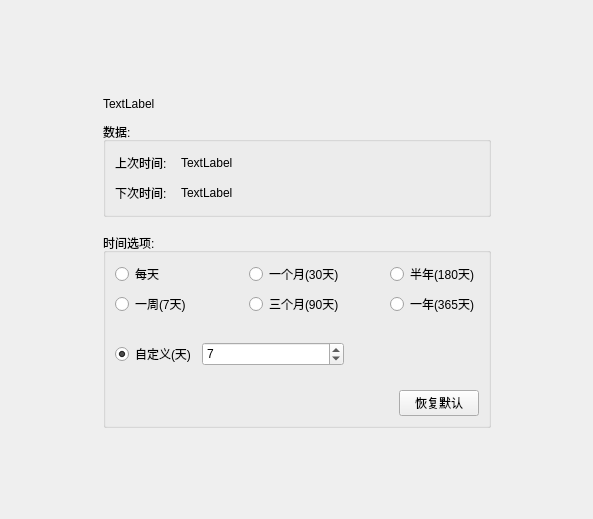
<?xml version="1.0" encoding="UTF-8"?>
<ui version="4.0">
 <class>SettingMaintenance</class>
 <widget class="QWidget" name="SettingMaintenance">
  <property name="geometry">
   <rect>
    <x>0</x>
    <y>0</y>
    <width>593</width>
    <height>519</height>
   </rect>
  </property>
  <property name="windowTitle">
   <string>Form</string>
  </property>
  <layout class="QGridLayout" name="gridLayout_5">
   <item row="0" column="1">
    <spacer name="verticalSpacer_2">
     <property name="orientation">
      <enum>Qt::Vertical</enum>
     </property>
     <property name="sizeHint" stdset="0">
      <size>
       <width>20</width>
       <height>65</height>
      </size>
     </property>
    </spacer>
   </item>
   <item row="1" column="0">
    <spacer name="horizontalSpacer_2">
     <property name="orientation">
      <enum>Qt::Horizontal</enum>
     </property>
     <property name="sizeHint" stdset="0">
      <size>
       <width>73</width>
       <height>20</height>
      </size>
     </property>
    </spacer>
   </item>
   <item row="1" column="1">
    <widget class="QWidget" name="widget" native="true">
     <layout class="QGridLayout" name="gridLayout_3">
      <item row="2" column="0">
       <spacer name="verticalSpacer_5">
        <property name="orientation">
         <enum>Qt::Vertical</enum>
        </property>
        <property name="sizeType">
         <enum>QSizePolicy::Fixed</enum>
        </property>
        <property name="sizeHint" stdset="0">
         <size>
          <width>20</width>
          <height>10</height>
         </size>
        </property>
       </spacer>
      </item>
      <item row="3" column="0">
       <widget class="QGroupBox" name="groupBox">
        <property name="title">
         <string>时间选项:</string>
        </property>
        <layout class="QGridLayout" name="gridLayout_2">
         <item row="0" column="0" colspan="2">
          <layout class="QGridLayout" name="gridLayout">
           <item row="0" column="1">
            <spacer name="horizontalSpacer_4">
             <property name="orientation">
              <enum>Qt::Horizontal</enum>
             </property>
             <property name="sizeHint" stdset="0">
              <size>
               <width>40</width>
               <height>20</height>
              </size>
             </property>
            </spacer>
           </item>
           <item row="0" column="0">
            <widget class="QRadioButton" name="radioButton_day">
             <property name="minimumSize">
              <size>
               <width>0</width>
               <height>24</height>
              </size>
             </property>
             <property name="text">
              <string>每天</string>
             </property>
            </widget>
           </item>
           <item row="0" column="3">
            <spacer name="horizontalSpacer_5">
             <property name="orientation">
              <enum>Qt::Horizontal</enum>
             </property>
             <property name="sizeHint" stdset="0">
              <size>
               <width>40</width>
               <height>20</height>
              </size>
             </property>
            </spacer>
           </item>
           <item row="1" column="2">
            <widget class="QRadioButton" name="radioButton_month3">
             <property name="minimumSize">
              <size>
               <width>0</width>
               <height>24</height>
              </size>
             </property>
             <property name="text">
              <string>三个月(90天)</string>
             </property>
            </widget>
           </item>
           <item row="1" column="4">
            <widget class="QRadioButton" name="radioButton_year">
             <property name="minimumSize">
              <size>
               <width>0</width>
               <height>24</height>
              </size>
             </property>
             <property name="text">
              <string>一年(365天)</string>
             </property>
            </widget>
           </item>
           <item row="0" column="2">
            <widget class="QRadioButton" name="radioButton_month">
             <property name="minimumSize">
              <size>
               <width>0</width>
               <height>24</height>
              </size>
             </property>
             <property name="text">
              <string>一个月(30天)</string>
             </property>
            </widget>
           </item>
           <item row="2" column="0">
            <spacer name="verticalSpacer_4">
             <property name="orientation">
              <enum>Qt::Vertical</enum>
             </property>
             <property name="sizeHint" stdset="0">
              <size>
               <width>20</width>
               <height>20</height>
              </size>
             </property>
            </spacer>
           </item>
           <item row="0" column="4">
            <widget class="QRadioButton" name="radioButton_month6">
             <property name="minimumSize">
              <size>
               <width>0</width>
               <height>24</height>
              </size>
             </property>
             <property name="text">
              <string>半年(180天)</string>
             </property>
            </widget>
           </item>
           <item row="1" column="0">
            <widget class="QRadioButton" name="radioButton_week">
             <property name="minimumSize">
              <size>
               <width>0</width>
               <height>24</height>
              </size>
             </property>
             <property name="text">
              <string>一周(7天)</string>
             </property>
            </widget>
           </item>
           <item row="3" column="0">
            <widget class="QRadioButton" name="radioButton_custom">
             <property name="minimumSize">
              <size>
               <width>0</width>
               <height>24</height>
              </size>
             </property>
             <property name="text">
              <string>自定义(天)</string>
             </property>
             <property name="checked">
              <bool>true</bool>
             </property>
            </widget>
           </item>
           <item row="3" column="1" colspan="2">
            <widget class="QSpinBox" name="spinBox_val">
             <property name="minimumSize">
              <size>
               <width>0</width>
               <height>24</height>
              </size>
             </property>
             <property name="minimum">
              <number>1</number>
             </property>
             <property name="maximum">
              <number>999</number>
             </property>
             <property name="value">
              <number>7</number>
             </property>
            </widget>
           </item>
          </layout>
         </item>
         <item row="1" column="1">
          <spacer name="verticalSpacer">
           <property name="orientation">
            <enum>Qt::Vertical</enum>
           </property>
           <property name="sizeHint" stdset="0">
            <size>
             <width>20</width>
             <height>18</height>
            </size>
           </property>
          </spacer>
         </item>
         <item row="2" column="0">
          <spacer name="horizontalSpacer">
           <property name="orientation">
            <enum>Qt::Horizontal</enum>
           </property>
           <property name="sizeHint" stdset="0">
            <size>
             <width>278</width>
             <height>20</height>
            </size>
           </property>
          </spacer>
         </item>
         <item row="2" column="1">
          <widget class="QPushButton" name="pushButton_default">
           <property name="minimumSize">
            <size>
             <width>0</width>
             <height>24</height>
            </size>
           </property>
           <property name="text">
            <string>恢复默认</string>
           </property>
          </widget>
         </item>
        </layout>
       </widget>
      </item>
      <item row="1" column="0">
       <widget class="QGroupBox" name="groupBox_2">
        <property name="title">
         <string>数据:</string>
        </property>
        <layout class="QGridLayout" name="gridLayout_4">
         <item row="0" column="0">
          <widget class="QLabel" name="label">
           <property name="sizePolicy">
            <sizepolicy hsizetype="Fixed" vsizetype="Preferred">
             <horstretch>0</horstretch>
             <verstretch>0</verstretch>
            </sizepolicy>
           </property>
           <property name="minimumSize">
            <size>
             <width>60</width>
             <height>24</height>
            </size>
           </property>
           <property name="text">
            <string>上次时间:</string>
           </property>
          </widget>
         </item>
         <item row="0" column="1">
          <widget class="QLabel" name="label_last">
           <property name="minimumSize">
            <size>
             <width>60</width>
             <height>24</height>
            </size>
           </property>
           <property name="text">
            <string>TextLabel</string>
           </property>
          </widget>
         </item>
         <item row="1" column="0">
          <widget class="QLabel" name="label_2">
           <property name="sizePolicy">
            <sizepolicy hsizetype="Fixed" vsizetype="Preferred">
             <horstretch>0</horstretch>
             <verstretch>0</verstretch>
            </sizepolicy>
           </property>
           <property name="minimumSize">
            <size>
             <width>60</width>
             <height>24</height>
            </size>
           </property>
           <property name="text">
            <string>下次时间:</string>
           </property>
          </widget>
         </item>
         <item row="1" column="1">
          <widget class="QLabel" name="label_next">
           <property name="minimumSize">
            <size>
             <width>60</width>
             <height>24</height>
            </size>
           </property>
           <property name="text">
            <string>TextLabel</string>
           </property>
          </widget>
         </item>
        </layout>
       </widget>
      </item>
      <item row="0" column="0">
       <widget class="QLabel" name="label_title">
        <property name="minimumSize">
         <size>
          <width>0</width>
          <height>24</height>
         </size>
        </property>
        <property name="text">
         <string>TextLabel</string>
        </property>
       </widget>
      </item>
     </layout>
    </widget>
   </item>
   <item row="1" column="2">
    <spacer name="horizontalSpacer_3">
     <property name="orientation">
      <enum>Qt::Horizontal</enum>
     </property>
     <property name="sizeHint" stdset="0">
      <size>
       <width>73</width>
       <height>20</height>
      </size>
     </property>
    </spacer>
   </item>
   <item row="2" column="1">
    <spacer name="verticalSpacer_3">
     <property name="orientation">
      <enum>Qt::Vertical</enum>
     </property>
     <property name="sizeHint" stdset="0">
      <size>
       <width>20</width>
       <height>65</height>
      </size>
     </property>
    </spacer>
   </item>
  </layout>
 </widget>
 <resources/>
 <connections/>
</ui>
